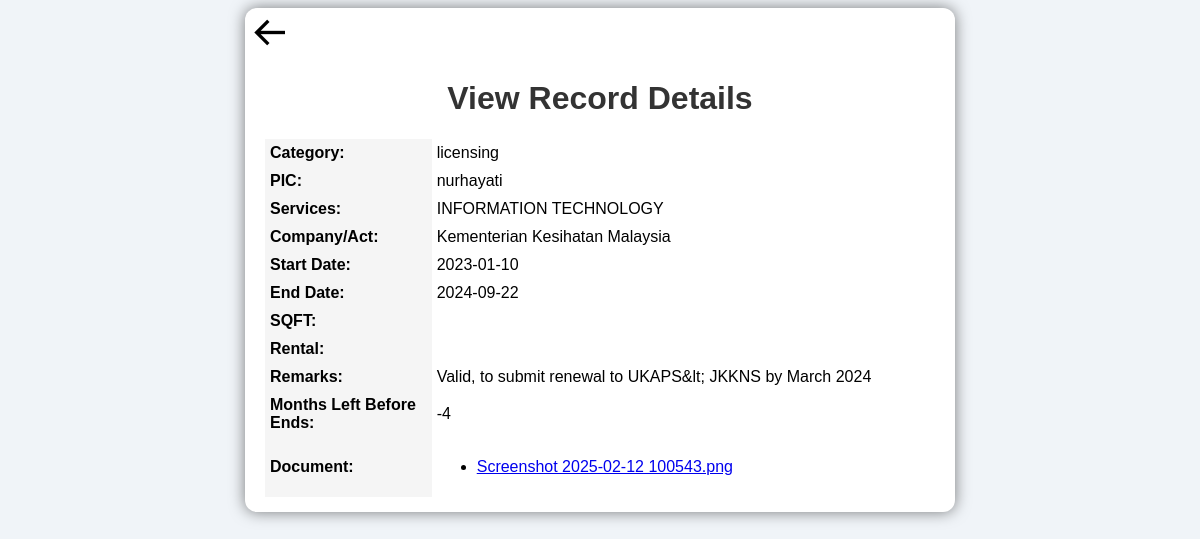
The page /view2.php?filename=Screenshot 2025-02-12 100543.png (signed in) on the database its author committed.
### tables this page shows
CREATE TABLE IF NOT EXISTS `form` (
`id` int(11) NOT NULL,
  `category` varchar(50) NOT NULL,
  `pic` varchar(100) NOT NULL,
  `service` varchar(500) NOT NULL,
  `company` varchar(500) NOT NULL,
  `start` date NOT NULL,
  `endDate` date NOT NULL,
  `sqft` varchar(80) NOT NULL,
  `rent` varchar(80) NOT NULL,
  `remarks` varchar(500) NOT NULL,
  `filename` varchar(500) NOT NULL,
  `monthsLeft` int(100) NOT NULL,
  `department` varchar(100) NOT NULL,
  `upload_date` timestamp NOT NULL DEFAULT CURRENT_TIMESTAMP ON UPDATE CURRENT_TIMESTAMP
);

### view2.php (the view, shortened to what this page needs)
<?php
include("dbconn.php");
$filename = isset($_GET['filename']) ? $_GET['filename'] : '';
$stmt = $connection->prepare("SELECT * FROM form WHERE filename = ? AND department = ?");
$stmt->bind_param("si", $filename, $_SESSION['department']);
$stmt->execute();
$result = $stmt->get_result();
if ($result->num_rows > 0) {
    $row = $result->fetch_assoc();
} else {
    echo "<script>alert('No data found for this entry.'); window.location.href='department.php';</script>";
    exit();
}
?>
<!DOCTYPE html>
<html lang="en">
<head>
    <link href='https://unpkg.com/boxicons@2.1.4/css/boxicons.min.css' rel='stylesheet'>
</head>
<body>
<div class="container">
    <a href="department.php" class="back-button" type="button"><i class='bx bx-arrow-back'></i></a>
    <h1>View Record Details</h1>
    <table>
        <tr><th>Category:</th><td><?php echo htmlspecialchars($row['category']); ?></td></tr>
        <tr><th>PIC:</th><td><?php echo htmlspecialchars($row['pic']); ?></td></tr>
        <tr><th>Services:</th><td><?php echo htmlspecialchars($row['service']); ?></td></tr>
        <tr><th>Company/Act:</th><td><?php echo htmlspecialchars($row['company']); ?></td></tr>
        <tr><th>Start Date:</th><td><?php echo htmlspecialchars($row['start']); ?></td></tr>
        <tr><th>End Date:</th><td><?php echo htmlspecialchars($row['endDate']); ?></td></tr>
        <tr><th>SQFT:</th><td><?php echo htmlspecialchars($row['sqft']); ?></td></tr>
        <tr><th>Rental:</th><td><?php echo htmlspecialchars($row['rent']); ?></td></tr>
        <tr><th>Remarks:</th><td><?php echo htmlspecialchars($row['remarks']); ?></td></tr>
        <tr><th>Months Left Before Ends:</th><td><?php echo htmlspecialchars($row['monthsLeft']); ?></td></tr>
        <tr><th>Document:</th>
            <td><?php
                $file_names = preg_split('/\s*,\s*/', $row['filename']);
                echo "<ul>";
                foreach ($file_names as $file_name) {
                    echo "<li><a href='uploads/" . htmlspecialchars($file_name) . "' download>" . htmlspecialchars($file_name) . "</a></li>";
                }
                echo "</ul>";
            ?></td>
        </tr>
    </table>
</div>
</body>
</html>

### view2.php (style rules this page uses)
body { font-family: Arial, sans-serif; background-color: #f0f4f8; }
.container { max-width: 700px; margin: 5px auto; padding: 5px; background-color: white; border-radius: 12px; box-shadow: 0 0 15px rgba(0, 0, 0, 0.5); }
h1 { text-align: center; color: #333; }
table { width: 90%; border-collapse: collapse; margin: 10px 15px; }
table th, table td { text-align: left; padding: 5px; }
table th { background-color: #f5f5f5; max-width: 150px; }
.back-button { background-color: transparent; border: none; color: black; font-size: 40px; cursor: pointer; transition: color 0.3s ease, transform 0.5s ease; }

### rows shown on the page
form: category "licensing", pic "nurhayati", service "INFORMATION TECHNOLOGY", company "Kementerian Kesihatan Malaysia", start "2023-01-10", endDate "2024-09-22", remarks "Valid, to submit renewal to UKAPS&lt; JKKNS by March 2024", monthsLeft "-4", filename "Screenshot 2025-02-12 100543.png"
